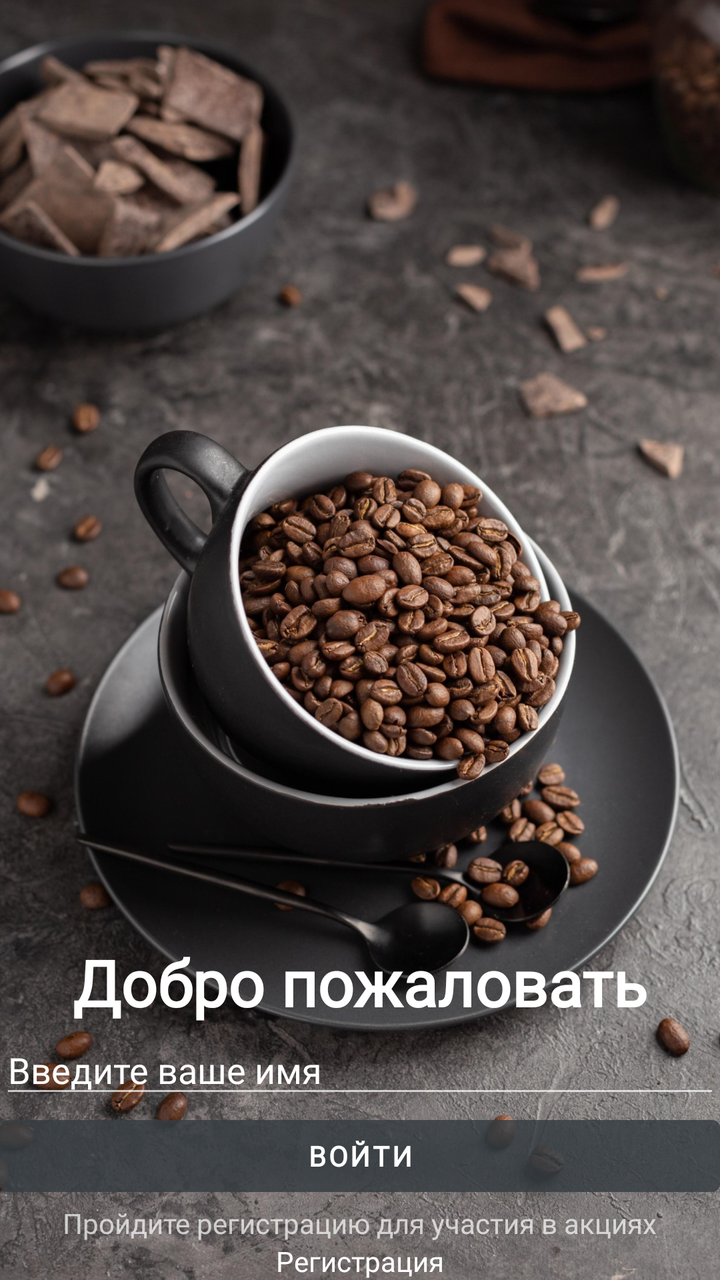
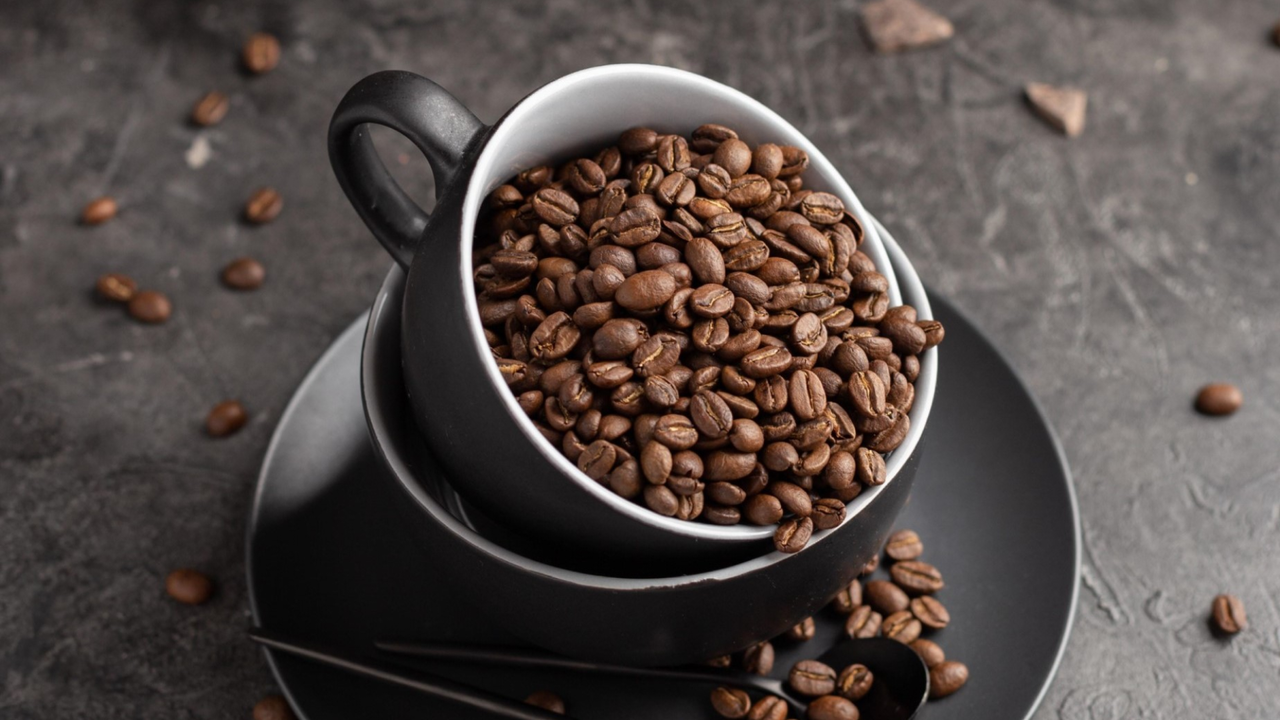

Compare how this app lays out the same screen by default and in its alternative resource folder. The renders come first, then the two layout files and the values they reference.
<!-- AndroidManifest.xml: application theme Theme.Cafe -->
<!-- res/layout/activity_main.xml -->
<?xml version="1.0" encoding="utf-8"?>
<androidx.constraintlayout.widget.ConstraintLayout xmlns:android="http://schemas.android.com/apk/res/android"
    xmlns:app="http://schemas.android.com/apk/res-auto"
    xmlns:tools="http://schemas.android.com/tools"
    android:layout_width="match_parent"
    android:layout_height="match_parent"
    tools:context=".MainActivity">
    <ImageView
        android:id="@+id/imageViewTitle"
        android:layout_width="match_parent"
        android:layout_height="match_parent"
        android:adjustViewBounds="true"
        android:scaleType="centerCrop"
        app:srcCompat="@drawable/cafe_image"
        android:contentDescription="@string/cafe_logo" />

    <TextView
        android:id="@+id/goToRegister"
        android:layout_width="wrap_content"
        android:layout_height="wrap_content"
        android:text="@string/register"
        android:textColor="@color/white"
        android:onClick="onClickRegister"
        app:layout_constraintBottom_toBottomOf="@+id/imageViewTitle"
        app:layout_constraintEnd_toEndOf="parent"
        app:layout_constraintStart_toStartOf="parent" />

    <Button
        android:id="@+id/buttonRegister"
        android:layout_width="0dp"
        android:layout_height="wrap_content"
        android:backgroundTint="#99373E43"
        android:text="@string/input"
        android:textStyle="bold"
        app:layout_constraintBottom_toTopOf="@+id/textView2"
        app:layout_constraintEnd_toEndOf="parent"
        app:layout_constraintStart_toStartOf="parent" />

    <EditText
        android:id="@+id/editTextTextPersonName"
        android:layout_width="0dp"
        android:layout_height="wrap_content"
        android:hint="@string/enter_login"
        android:inputType="textPersonName"
        android:textColor="@color/white"
        android:textColorHint="@color/white"
        app:layout_constraintBottom_toTopOf="@+id/buttonRegister"
        app:layout_constraintEnd_toEndOf="parent"
        app:layout_constraintStart_toStartOf="parent" />

    <TextView
        android:id="@+id/textViewWelcome"
        android:layout_width="wrap_content"
        android:layout_height="wrap_content"
        android:text="@string/welcome"
        android:textAlignment="center"
        android:textColor="@color/white"
        android:textSize="32sp"
        android:textStyle="bold"
        app:layout_constraintBottom_toTopOf="@+id/editTextTextPersonName"
        app:layout_constraintEnd_toEndOf="parent"
        app:layout_constraintStart_toStartOf="parent" />

    <TextView
        android:id="@+id/textView2"
        android:layout_width="wrap_content"
        android:layout_height="wrap_content"
        android:text="@string/register_stock"
        app:layout_constraintBottom_toTopOf="@+id/goToRegister"
        app:layout_constraintEnd_toEndOf="parent"
        app:layout_constraintStart_toStartOf="parent" />

</androidx.constraintlayout.widget.ConstraintLayout>
<!-- resources referenced by this layout -->
<resources>
  <!-- drawable cafe_image: jpg bitmap (drawable, 742867 bytes) -->
  <string name="cafe_logo">Логотип кафе</string>
  <string name="enter_login">Введите ваше имя</string>
  <string name="input">Войти</string>
  <string name="register">Регистрация</string>
  <string name="register_stock">Пройдите регистрацию для участия в акциях</string>
  <string name="welcome">Добро пожаловать</string>
  <style name="Theme.Cafe" parent="Theme.MaterialComponents.NoActionBar">
          
          <item name="colorPrimary">@color/purple_500</item>
          <item name="colorPrimaryVariant">#003700B3</item>
          <item name="colorOnPrimary">@color/white</item>
          
          <item name="colorSecondary">@color/teal_200</item>
          <item name="colorSecondaryVariant">@color/teal_700</item>
          <item name="colorOnSecondary">@color/black</item>
          
          <item name="android:statusBarColor" tools:targetApi="l">?attr/colorPrimaryVariant</item>
          <item name="android:fontFamily">@font/lkjn</item>
      </style>
</resources>
<!-- res/layout-land/activity_main.xml (the repository's variant of the layout above) -->
<!-- drawn on the phone turned sideways -->
<?xml version="1.0" encoding="utf-8"?>
<LinearLayout xmlns:android="http://schemas.android.com/apk/res/android"
    xmlns:app="http://schemas.android.com/apk/res-auto"
    xmlns:tools="http://schemas.android.com/tools"
    android:layout_width="match_parent"
    android:layout_height="match_parent"
    android:orientation="vertical">

    <ImageView
        android:id="@+id/imageView3"
        android:layout_width="match_parent"
        android:layout_height="match_parent"
        android:adjustViewBounds="true"
        android:scaleType="centerCrop"
        app:srcCompat="@drawable/cafe_image" />

    <TextView
        android:id="@+id/textView"
        android:layout_width="match_parent"
        android:layout_height="wrap_content"
        android:text="TextView" />
</LinearLayout>
<!-- resources referenced by the variant -->
<!-- as the phone turned sideways resolves them -->
<resources>
  <!-- drawable cafe_image: jpg bitmap (drawable, 742867 bytes) -->
  <style name="Theme.Cafe" parent="Theme.MaterialComponents.NoActionBar">
          
          <item name="colorPrimary">@color/purple_500</item>
          <item name="colorPrimaryVariant">#003700B3</item>
          <item name="colorOnPrimary">@color/white</item>
          
          <item name="colorSecondary">@color/teal_200</item>
          <item name="colorSecondaryVariant">@color/teal_700</item>
          <item name="colorOnSecondary">@color/black</item>
          
          <item name="android:statusBarColor" tools:targetApi="l">?attr/colorPrimaryVariant</item>
          <item name="android:fontFamily">@font/lkjn</item>
      </style>
</resources>
